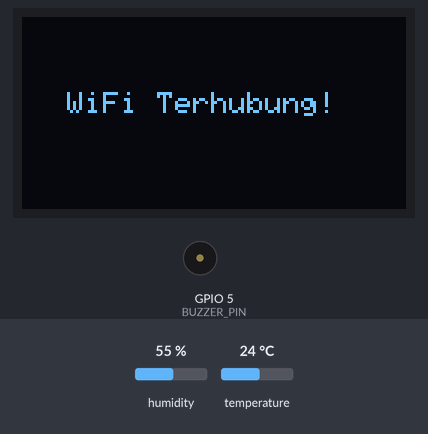
Simulated run of this sketch. Board: ESP32. On the bench: 128×64 one-colour display, buzzer (waves = sounding). The test bench sets the inputs (shaded band); at power-on: humidity 55 %, temperature 24 °C. WiFi joins after 1.5 s; servers stay silent unless stated; uploads are accepted with an empty reply; the local clock reads 2024-03-15 10:24:30 at power-on unless the sketch sets it; what the sketch prints to the serial monitor is not drawn.

Above: at 1.8 s.
At 9.4 s:
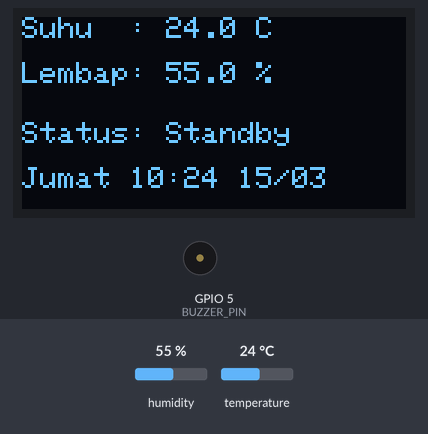
9.5 s: humidity set to 22 %
At 15.4 s:
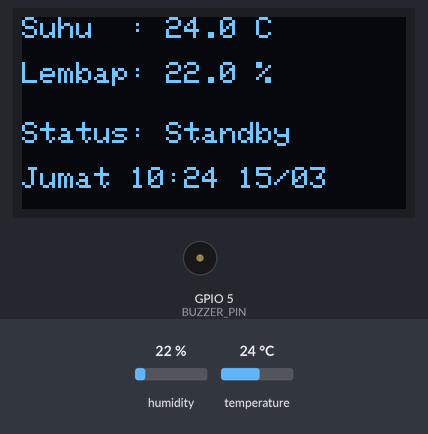
17.3 s: temperature set to 12 °C
At 19.9 s:
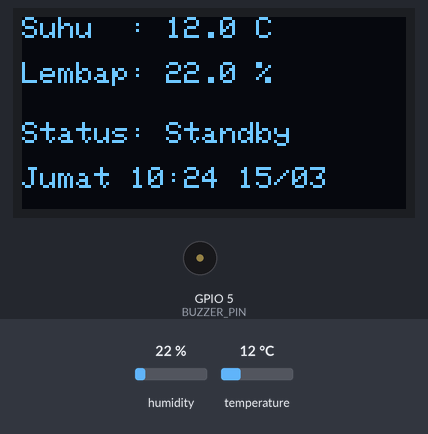
30.8 s: humidity set to 40 %
At 36.4 s:
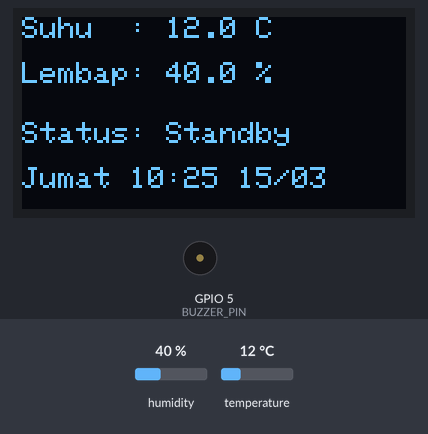
38.6 s: temperature set to 19 °C
Timing chart, 0 to 41.6 s (numbered marks = the images above; inputs shaded):
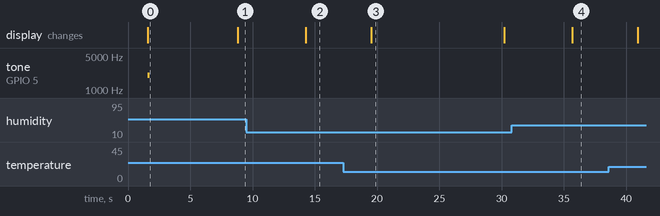

Measured:
- after the input at 9.5 s, the display: changes after 4.8 s (image 2)
- after the input at 17.3 s, the display: changes after 2.2 s (image 3)
- after the input at 30.8 s, the display: changes after 4.9 s (image 4)
- what the display in image 0 shows lasts 7.2 s, from 1.6 s to 8.8 s
- what the display in image 3 shows lasts 10.7 s, from 19.5 s to 30.2 s

The sketch:

sketch_jun5a.ino
```cpp
#include <Wire.h>
#include <Adafruit_GFX.h>
#include <Adafruit_SSD1306.h>
#include <DHT.h>
#include <WiFi.h>
#include <HTTPClient.h>
#include <time.h> // Library untuk mengambil waktu dari internet

// --- 1. Konfigurasi WiFi & Waktu ---
const char* ssid = "12346";
const char* password = ".@nd4l4n!#";

const char* ntpServer = "pool.ntp.org";
const long  gmtOffset_sec = 7 * 3600; // Zona waktu WIB (UTC+7)
const int   daylightOffset_sec = 0;

// --- 2. Konfigurasi API Vercel ---
const char* serverBase = "https://backend-dht-11-v-0-0-1.vercel.app";
String device_id = "ESP32_ALAT_01";

// --- 3. Konfigurasi Komponen ---
#define SCREEN_WIDTH 128
#define SCREEN_HEIGHT 64
#define OLED_RESET    -1
#define SCREEN_ADDRESS 0x3C
Adafruit_SSD1306 display(SCREEN_WIDTH, SCREEN_HEIGHT, &Wire, OLED_RESET);

#define DHTPIN 4
#define DHTTYPE DHT11
DHT dht(DHTPIN, DHTTYPE);

#define BUZZER_PIN 5 // Pin untuk Buzzer Pasif

// --- 4. Variabel Global ---
unsigned long lastLiveUpdate = 0;
const unsigned long LIVE_INTERVAL = 10000; // Kirim live reading tiap 10 detik

// Fungsi untuk mendapatkan Waktu Format Indonesia
String dapatkanWaktuIndo() {
  struct tm timeinfo;
  if(!getLocalTime(&timeinfo)){
    return "Waktu blm sync";
  }
  // Array nama hari
  const char* namaHari[] = {"Minggu", "Senin", "Selasa", "Rabu", "Kamis", "Jumat", "Sabtu"};

  char timeStringBuff[50];
  // Format: "Hari Jam:Menit Tgl/Bulan" (Contoh: Jumat 14:30 05/06)
  sprintf(timeStringBuff, "%s %02d:%02d %02d/%02d",
          namaHari[timeinfo.tm_wday],
          timeinfo.tm_hour, timeinfo.tm_min,
          timeinfo.tm_mday, timeinfo.tm_mon + 1);

  return String(timeStringBuff);
}

// ============================================================
//  Cek apakah ada command "send" dari server
//  GET /api/command?device_id=ESP32_ALAT_01
//  Return: true jika command = "send", false jika "none"
// ============================================================
bool cekCommandDariServer() {
  HTTPClient http;
  String url = String(serverBase) + "/api/command?device_id=" + device_id;
  http.begin(url);
  http.setTimeout(5000);

  int httpCode = http.GET();

  if (httpCode == 200) {
    String payload = http.getString();
    http.end();

    // Cek sederhana apakah response mengandung "send"
    // Format response: {"success":true,"command":"send","timestamp":"..."}
    if (payload.indexOf("\"send\"") > -1) {
      Serial.println("[CMD] Command 'send' diterima dari server!");
      return true;
    }
    return false; // command = "none"
  }

  Serial.printf("[CMD] Gagal cek command, HTTP code: %d\n", httpCode);
  http.end();
  return false;
}

// ============================================================
//  Kirim data sensor ke POST /api/sensor (hanya saat diminta)
// ============================================================
bool kirimDataSensor(float suhu, float kelembapan) {
  HTTPClient http;
  String url = String(serverBase) + "/api/sensor";
  http.begin(url);
  http.addHeader("Content-Type", "application/json");
  http.setTimeout(5000);

  String body = "{\"suhu\":" + String(suhu) + ",\"kelembapan\":" + String(kelembapan) + ",\"device_id\":\"" + device_id + "\"}";
  int httpCode = http.POST(body);
  http.end();

  if (httpCode > 0) {
    Serial.printf("[SEND] Data terkirim! HTTP code: %d\n", httpCode);
    return true;
  }
  Serial.printf("[SEND] Gagal kirim data! HTTP code: %d\n", httpCode);
  return false;
}

// ============================================================
//  Kirim live reading ke POST /api/sensor/live (update saja, tidak disimpan permanen)
// ============================================================
void kirimLiveReading(float suhu, float kelembapan) {
  HTTPClient http;
  String url = String(serverBase) + "/api/sensor/live";
  http.begin(url);
  http.addHeader("Content-Type", "application/json");
  http.setTimeout(3000);

  String body = "{\"suhu\":" + String(suhu) + ",\"kelembapan\":" + String(kelembapan) + ",\"device_id\":\"" + device_id + "\"}";
  int httpCode = http.POST(body);
  http.end();

  if (httpCode > 0) {
    Serial.println("[LIVE] Live reading updated.");
  } else {
    Serial.printf("[LIVE] Gagal update live reading. HTTP: %d\n", httpCode);
  }
}

void setup() {
  Serial.begin(115200);

  // Inisialisasi Sensor & Buzzer Pasif
  dht.begin();
  pinMode(BUZZER_PIN, OUTPUT);

  // Inisialisasi Layar OLED
  if(!display.begin(SSD1306_SWITCHCAPVCC, SCREEN_ADDRESS)) {
    Serial.println(F("OLED gagal!"));
    for(;;);
  }

  // Tampilkan pesan pembuka
  display.clearDisplay();
  display.setTextSize(1);
  display.setTextColor(SSD1306_WHITE);
  display.setCursor(15, 10);
  display.println("Stasiun Cuaca");
  display.setCursor(25, 25);
  display.println("ALAT IoT Mini");

  // --- Proses Koneksi WiFi ---
  display.setCursor(0, 45);
  display.print("Konek WiFi...");
  display.display();

  WiFi.begin(ssid, password);
  while (WiFi.status() != WL_CONNECTED) {
    delay(500);
    Serial.print(".");
  }

  // Sinkronisasi waktu internet (NTP) setelah WiFi Konek
  configTime(gmtOffset_sec, daylightOffset_sec, ntpServer);

  display.clearDisplay();
  display.setCursor(15, 25);
  display.println("WiFi Terhubung!");
  display.display();

  // Bunyi beep pendek tanda alat siap
  tone(BUZZER_PIN, 2000, 150); // Nada 2000Hz selama 150ms
  delay(2000);
}

void loop() {
  delay(5000); // Tunggu 5 detik antar siklus

  // ============================
  //  STEP 1: Baca sensor DHT11
  // ============================
  float h = dht.readHumidity();
  float t = dht.readTemperature();

  if (isnan(h) || isnan(t)) {
    Serial.println("Gagal membaca DHT!");
    display.clearDisplay();
    display.setCursor(0, 20);
    display.println("Error Baca DHT11");
    display.display();
    return;
  }

  // ============================
  //  STEP 2: Tampilkan di OLED (SELALU)
  // ============================
  display.clearDisplay();
  display.setTextSize(1);
  display.setCursor(0, 0);
  display.print("Suhu  : ");
  display.print(t, 1);
  display.print(" C");

  display.setCursor(0, 15);
  display.print("Lembap: ");
  display.print(h, 1);
  display.print(" %");

  // ============================
  //  STEP 3: Cek WiFi & Polling Command
  // ============================
  if (WiFi.status() == WL_CONNECTED) {

    // --- Kirim live reading secara berkala (tidak simpan permanen) ---
    unsigned long now = millis();
    if (now - lastLiveUpdate >= LIVE_INTERVAL) {
      kirimLiveReading(t, h);
      lastLiveUpdate = now;
    }

    // --- Cek apakah ada command "send" dari server ---
    Serial.println("[POLL] Mengecek command dari server...");
    bool adaCommand = cekCommandDariServer();

    if (adaCommand) {
      // ===== ADA PERINTAH "SEND" → KIRIM DATA KE API =====
      display.setCursor(0, 32);
      display.print(">> Mengirim API <<");
      display.display();

      // BUZZER: 1x Bunyi saat mulai ngirim (Nada 1500Hz)
      tone(BUZZER_PIN, 1500, 50);

      bool sukses = kirimDataSensor(t, h);

      // Bersihkan area bawah layar untuk status
      display.fillRect(0, 30, 128, 34, SSD1306_BLACK);
      display.setCursor(0, 32);

      if (sukses) {
        display.println("Sukses Ngirim API!");
        display.setCursor(0, 48);
        display.print(dapatkanWaktuIndo());

        // BUZZER: 2x Nada cepat (Nada ceria)
        tone(BUZZER_PIN, 2000, 100);
        delay(150);
        tone(BUZZER_PIN, 2500, 150);
      } else {
        display.print("Gagal ngirim! (Err)");
        // BUZZER: Nada rendah panjang (Error)
        tone(BUZZER_PIN, 500, 1000);
      }

    } else {
      // ===== TIDAK ADA COMMAND → STANDBY =====
      display.setCursor(0, 35);
      display.print("Status: Standby");
      display.setCursor(0, 50);
      display.print(dapatkanWaktuIndo());
    }

  } else {
    display.setCursor(0, 35);
    display.print("WiFi Terputus!");
  }

  display.display();
}
```
